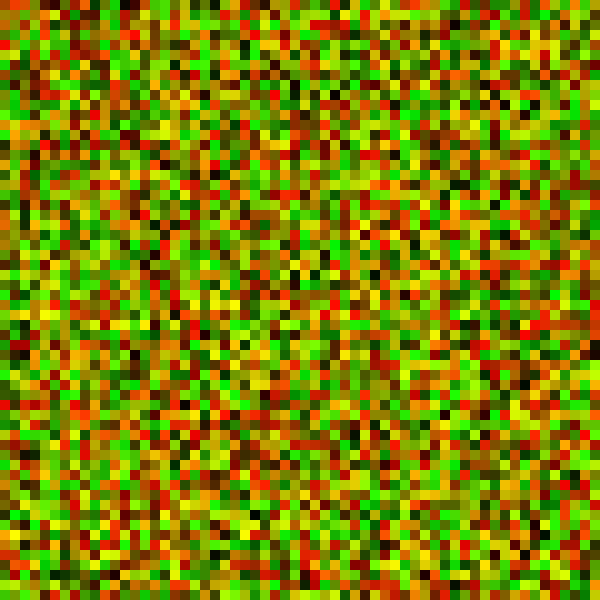
Frame 1 (no input)
Frame 60 (the mouse pressed at the canvas centre just before this capture): identical to frame 1, image omitted
Frame 120 (the mouse held since frame 60 and released just before this capture): identical to frame 1, image omitted

The Processing sketch that drew this single still picture (run headless with seeded random() and noise(); from frame 60 on, the mouse is pressed at the canvas centre):

// Processing sketch: sketch_240618d
// ── sketch_240618d.pde
float x = 10;

void setup() {
  size(600, 600);

  noStroke();

  for (int iy = 0; iy < 60; iy++) {
    for (int ix = 0; ix < 60; ix++) {
      float r = random(0, 255);
      float g = random(0, 255);
      float b = random(0, 0);
      fill(r, g, b);

      rect(
        ix * 10, iy * 10,
        10, 10
      );
    }
  }
}

void draw() {
}

void mousePressed() {
  for (int iy = 0; iy < 60; iy++) {
    x++;
    for (int ix = 0; ix < 60; ix++) {
      float r = random(0, 255 - x);
      float g = random(0, 255);
      float b = random(0, 0 + x);
      fill(r, g, b);

      rect(
        ix * 10, iy * 10,
        10, 10
      );
    }
  }
}
